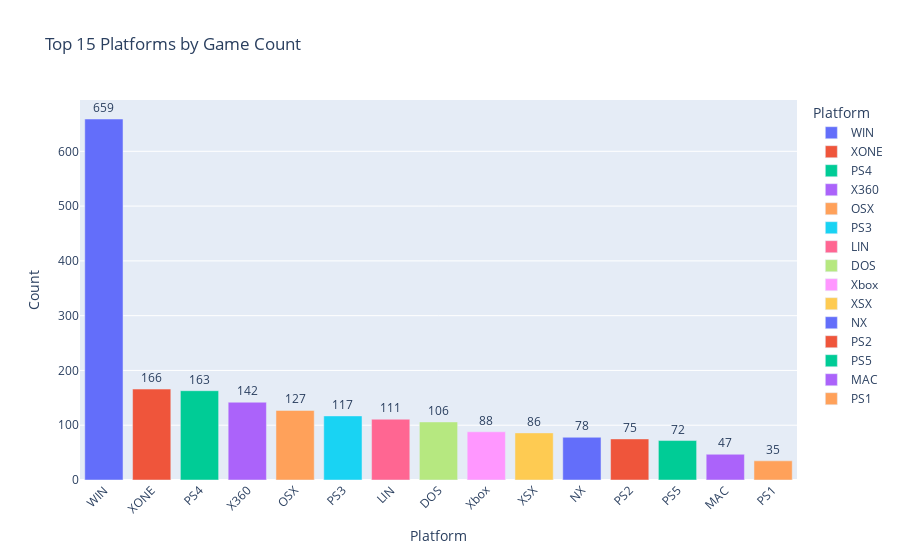

The notebook cell this image was saved under:
### Code cell
import plotly.express as px

platform_counts = df_ex['Platform_List'].value_counts().reset_index()
platform_counts.columns = ['Platform', 'Count']

fig = px.bar(platform_counts.head(15), x='Platform', y='Count',
             title='Top 15 Platforms by Game Count',
             text='Count', color='Platform')
fig.update_traces(textposition='outside')
fig.update_layout(xaxis_tickangle=-45)
fig.show()

### Figure 1 — Plotly figure (JSON) as saved in the notebook; plotly's stock layout.template omitted (floating-point values rounded to 4 significant figures)
{"data": [{"hovertemplate": "Platform=%{x}<br>Count=%{text}<extra></extra>", "legendgroup": "WIN", "marker": {"color": "#636efa", "pattern": {"shape": ""}}, "name": "WIN", "orientation": "v", "showlegend": true, "text": [659.0], "textposition": "outside", "type": "bar", "x": ["WIN"], "xaxis": "x", "y": [659], "yaxis": "y"}, {"hovertemplate": "Platform=%{x}<br>Count=%{text}<extra></extra>", "legendgroup": "XONE", "marker": {"color": "#EF553B", "pattern": {"shape": ""}}, "name": "XONE", "orientation": "v", "showlegend": true, "text": [166.0], "textposition": "outside", "type": "bar", "x": ["XONE"], "xaxis": "x", "y": [166], "yaxis": "y"}, {"hovertemplate": "Platform=%{x}<br>Count=%{text}<extra></extra>", "legendgroup": "PS4", "marker": {"color": "#00cc96", "pattern": {"shape": ""}}, "name": "PS4", "orientation": "v", "showlegend": true, "text": [163.0], "textposition": "outside", "type": "bar", "x": ["PS4"], "xaxis": "x", "y": [163], "yaxis": "y"}, {"hovertemplate": "Platform=%{x}<br>Count=%{text}<extra></extra>", "legendgroup": "X360", "marker": {"color": "#ab63fa", "pattern": {"shape": ""}}, "name": "X360", "orientation": "v", "showlegend": true, "text": [142.0], "textposition": "outside", "type": "bar", "x": ["X360"], "xaxis": "x", "y": [142], "yaxis": "y"}, {"hovertemplate": "Platform=%{x}<br>Count=%{text}<extra></extra>", "legendgroup": "OSX", "marker": {"color": "#FFA15A", "pattern": {"shape": ""}}, "name": "OSX", "orientation": "v", "showlegend": true, "text": [127.0], "textposition": "outside", "type": "bar", "x": ["OSX"], "xaxis": "x", "y": [127], "yaxis": "y"}, {"hovertemplate": "Platform=%{x}<br>Count=%{text}<extra></extra>", "legendgroup": "PS3", "marker": {"color": "#19d3f3", "pattern": {"shape": ""}}, "name": "PS3", "orientation": "v", "showlegend": true, "text": [117.0], "textposition": "outside", "type": "bar", "x": ["PS3"], "xaxis": "x", "y": [117], "yaxis": "y"}, {"hovertemplate": "Platform=%{x}<br>Count=%{text}<extra></extra>", "legendgroup": "LIN", "marker": {"color": "#FF6692", "pattern": {"shape": ""}}, "name": "LIN", "orientation": "v", "showlegend": true, "text": [111.0], "textposition": "outside", "type": "bar", "x": ["LIN"], "xaxis": "x", "y": [111], "yaxis": "y"}, {"hovertemplate": "Platform=%{x}<br>Count=%{text}<extra></extra>", "legendgroup": "DOS", "marker": {"color": "#B6E880", "pattern": {"shape": ""}}, "name": "DOS", "orientation": "v", "showlegend": true, "text": [106.0], "textposition": "outside", "type": "bar", "x": ["DOS"], "xaxis": "x", "y": [106], "yaxis": "y"}, {"hovertemplate": "Platform=%{x}<br>Count=%{text}<extra></extra>", "legendgroup": "Xbox", "marker": {"color": "#FF97FF", "pattern": {"shape": ""}}, "name": "Xbox", "orientation": "v", "showlegend": true, "text": [88.0], "textposition": "outside", "type": "bar", "x": ["Xbox"], "xaxis": "x", "y": [88], "yaxis": "y"}, {"hovertemplate": "Platform=%{x}<br>Count=%{text}<extra></extra>", "legendgroup": "XSX", "marker": {"color": "#FECB52", "pattern": {"shape": ""}}, "name": "XSX", "orientation": "v", "showlegend": true, "text": [86.0], "textposition": "outside", "type": "bar", "x": ["XSX"], "xaxis": "x", "y": [86], "yaxis": "y"}, {"hovertemplate": "Platform=%{x}<br>Count=%{text}<extra></extra>", "legendgroup": "NX", "marker": {"color": "#636efa", "pattern": {"shape": ""}}, "name": "NX", "orientation": "v", "showlegend": true, "text": [78.0], "textposition": "outside", "type": "bar", "x": ["NX"], "xaxis": "x", "y": [78], "yaxis": "y"}, {"hovertemplate": "Platform=%{x}<br>Count=%{text}<extra></extra>", "legendgroup": "PS2", "marker": {"color": "#EF553B", "pattern": {"shape": ""}}, "name": "PS2", "orientation": "v", "showlegend": true, "text": [75.0], "textposition": "outside", "type": "bar", "x": ["PS2"], "xaxis": "x", "y": [75], "yaxis": "y"}, {"hovertemplate": "Platform=%{x}<br>Count=%{text}<extra></extra>", "legendgroup": "PS5", "marker": {"color": "#00cc96", "pattern": {"shape": ""}}, "name": "PS5", "orientation": "v", "showlegend": true, "text": [72.0], "textposition": "outside", "type": "bar", "x": ["PS5"], "xaxis": "x", "y": [72], "yaxis": "y"}, {"hovertemplate": "Platform=%{x}<br>Count=%{text}<extra></extra>", "legendgroup": "MAC", "marker": {"color": "#ab63fa", "pattern": {"shape": ""}}, "name": "MAC", "orientation": "v", "showlegend": true, "text": [47.0], "textposition": "outside", "type": "bar", "x": ["MAC"], "xaxis": "x", "y": [47], "yaxis": "y"}, {"hovertemplate": "Platform=%{x}<br>Count=%{text}<extra></extra>", "legendgroup": "PS1", "marker": {"color": "#FFA15A", "pattern": {"shape": ""}}, "name": "PS1", "orientation": "v", "showlegend": true, "text": [35.0], "textposition": "outside", "type": "bar", "x": ["PS1"], "xaxis": "x", "y": [35], "yaxis": "y"}], "layout": {"barmode": "relative", "legend": {"title": {"text": "Platform"}, "tracegroupgap": 0}, "title": {"text": "Top 15 Platforms by Game Count"}, "xaxis": {"anchor": "y", "categoryarray": ["WIN", "XONE", "PS4", "X360", "OSX", "PS3", "LIN", "DOS", "Xbox", "XSX", "NX", "PS2", "PS5", "MAC", "PS1"], "categoryorder": "array", "domain": [0, 1], "tickangle": -45, "title": {"text": "Platform"}}, "yaxis": {"anchor": "x", "domain": [0, 1], "title": {"text": "Count"}}}}
